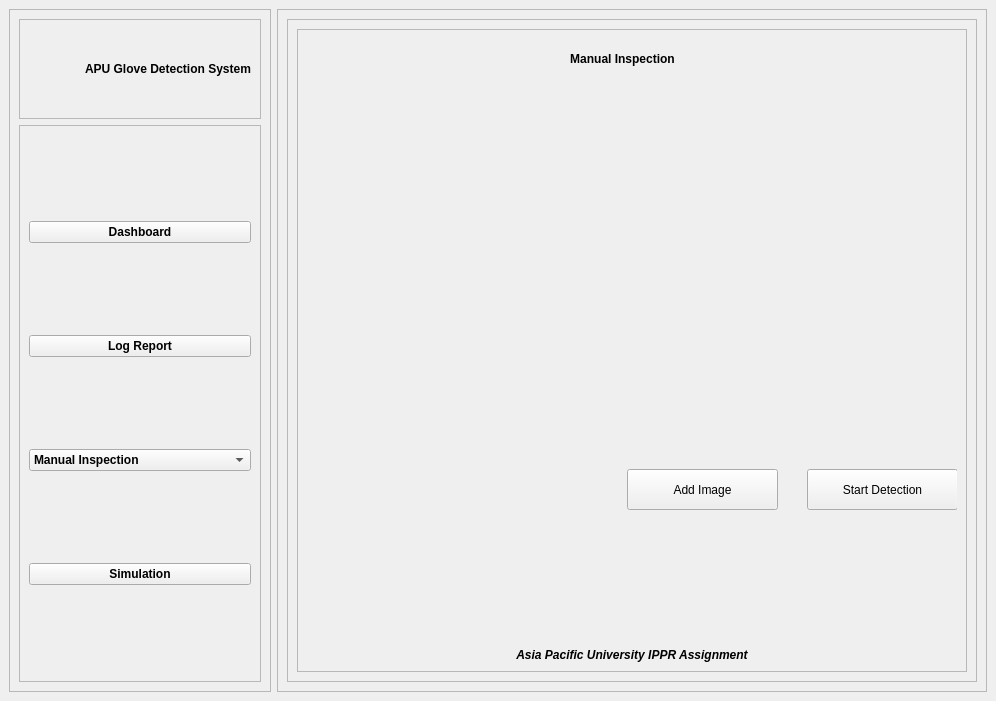
<?xml version="1.0" encoding="UTF-8"?>
<ui version="4.0">
 <class>MainWindow</class>
 <widget class="QMainWindow" name="MainWindow">
  <property name="geometry">
   <rect>
    <x>0</x>
    <y>0</y>
    <width>996</width>
    <height>701</height>
   </rect>
  </property>
  <property name="sizePolicy">
   <sizepolicy hsizetype="Preferred" vsizetype="Preferred">
    <horstretch>0</horstretch>
    <verstretch>0</verstretch>
   </sizepolicy>
  </property>
  <property name="minimumSize">
   <size>
    <width>996</width>
    <height>701</height>
   </size>
  </property>
  <property name="maximumSize">
   <size>
    <width>996</width>
    <height>701</height>
   </size>
  </property>
  <property name="windowTitle">
   <string>MainWindow</string>
  </property>
  <widget class="QWidget" name="centralwidget">
   <layout class="QHBoxLayout" name="horizontalLayout">
    <item>
     <widget class="QFrame" name="side_menu_frame">
      <property name="frameShape">
       <enum>QFrame::StyledPanel</enum>
      </property>
      <property name="frameShadow">
       <enum>QFrame::Raised</enum>
      </property>
      <layout class="QVBoxLayout" name="verticalLayout">
       <item>
        <widget class="QFrame" name="logo_label_frame">
         <property name="minimumSize">
          <size>
           <width>100</width>
           <height>100</height>
          </size>
         </property>
         <property name="maximumSize">
          <size>
           <width>500</width>
           <height>100</height>
          </size>
         </property>
         <property name="frameShape">
          <enum>QFrame::StyledPanel</enum>
         </property>
         <property name="frameShadow">
          <enum>QFrame::Raised</enum>
         </property>
         <layout class="QHBoxLayout" name="horizontalLayout_2">
          <item>
           <widget class="QLabel" name="logo_label">
            <property name="minimumSize">
             <size>
              <width>50</width>
              <height>50</height>
             </size>
            </property>
            <property name="maximumSize">
             <size>
              <width>50</width>
              <height>50</height>
             </size>
            </property>
            <property name="text">
             <string/>
            </property>
            <property name="pixmap">
             <pixmap resource="resources.qrc">:/Images/icons/Logo-APU-200.png</pixmap>
            </property>
            <property name="scaledContents">
             <bool>true</bool>
            </property>
           </widget>
          </item>
          <item>
           <widget class="QLabel" name="APU_Glove_Detection_System_label">
            <property name="enabled">
             <bool>true</bool>
            </property>
            <property name="sizePolicy">
             <sizepolicy hsizetype="Fixed" vsizetype="Preferred">
              <horstretch>0</horstretch>
              <verstretch>0</verstretch>
             </sizepolicy>
            </property>
            <property name="font">
             <font>
              <weight>75</weight>
              <bold>true</bold>
             </font>
            </property>
            <property name="text">
             <string>APU Glove Detection System</string>
            </property>
           </widget>
          </item>
         </layout>
        </widget>
       </item>
       <item>
        <widget class="QFrame" name="menu_frame">
         <property name="frameShape">
          <enum>QFrame::StyledPanel</enum>
         </property>
         <property name="frameShadow">
          <enum>QFrame::Raised</enum>
         </property>
         <layout class="QVBoxLayout" name="verticalLayout_2">
          <item>
           <widget class="QPushButton" name="DashboardButton">
            <property name="font">
             <font>
              <weight>75</weight>
              <bold>true</bold>
             </font>
            </property>
            <property name="text">
             <string>Dashboard</string>
            </property>
           </widget>
          </item>
          <item>
           <widget class="QPushButton" name="LogReportButton">
            <property name="font">
             <font>
              <weight>75</weight>
              <bold>true</bold>
             </font>
            </property>
            <property name="text">
             <string>Log Report</string>
            </property>
           </widget>
          </item>
          <item>
           <widget class="QComboBox" name="ManualinspectionBox">
            <property name="enabled">
             <bool>true</bool>
            </property>
            <property name="font">
             <font>
              <weight>75</weight>
              <bold>true</bold>
             </font>
            </property>
            <property name="layoutDirection">
             <enum>Qt::LeftToRight</enum>
            </property>
            <property name="editable">
             <bool>false</bool>
            </property>
            <property name="insertPolicy">
             <enum>QComboBox::InsertAtCurrent</enum>
            </property>
            <item>
             <property name="text">
              <string>Manual Inspection</string>
             </property>
            </item>
            <item>
             <property name="text">
              <string>Latex Glove</string>
             </property>
            </item>
            <item>
             <property name="text">
              <string>Plastic Glove</string>
             </property>
            </item>
            <item>
             <property name="text">
              <string>Silicone Glove</string>
             </property>
            </item>
            <item>
             <property name="text">
              <string>Cloth Glove</string>
             </property>
            </item>
           </widget>
          </item>
          <item>
           <widget class="QPushButton" name="SimulationButton">
            <property name="font">
             <font>
              <weight>75</weight>
              <bold>true</bold>
             </font>
            </property>
            <property name="text">
             <string>Simulation</string>
            </property>
           </widget>
          </item>
         </layout>
        </widget>
       </item>
      </layout>
     </widget>
    </item>
    <item>
     <widget class="QFrame" name="dashbord_main_frame">
      <property name="sizePolicy">
       <sizepolicy hsizetype="Preferred" vsizetype="Preferred">
        <horstretch>1</horstretch>
        <verstretch>0</verstretch>
       </sizepolicy>
      </property>
      <property name="frameShape">
       <enum>QFrame::StyledPanel</enum>
      </property>
      <property name="frameShadow">
       <enum>QFrame::Raised</enum>
      </property>
      <layout class="QVBoxLayout" name="verticalLayout_3">
       <item>
        <widget class="QFrame" name="label_info_frame">
         <property name="frameShape">
          <enum>QFrame::StyledPanel</enum>
         </property>
         <property name="frameShadow">
          <enum>QFrame::Raised</enum>
         </property>
         <layout class="QHBoxLayout" name="horizontalLayout_6">
          <item>
           <widget class="QFrame" name="info_frame">
            <property name="frameShape">
             <enum>QFrame::StyledPanel</enum>
            </property>
            <property name="frameShadow">
             <enum>QFrame::Raised</enum>
            </property>
            <layout class="QVBoxLayout" name="verticalLayout_5">
             <item>
              <widget class="QWidget" name="widget" native="true">
               <property name="sizePolicy">
                <sizepolicy hsizetype="Preferred" vsizetype="Preferred">
                 <horstretch>0</horstretch>
                 <verstretch>1</verstretch>
                </sizepolicy>
               </property>
               <widget class="QLabel" name="title_label_6">
                <property name="geometry">
                 <rect>
                  <x>0</x>
                  <y>10</y>
                  <width>631</width>
                  <height>20</height>
                 </rect>
                </property>
                <property name="font">
                 <font>
                  <weight>75</weight>
                  <bold>true</bold>
                 </font>
                </property>
                <property name="text">
                 <string>Manual Inspection</string>
                </property>
                <property name="alignment">
                 <set>Qt::AlignCenter</set>
                </property>
               </widget>
               <widget class="QLabel" name="PictureLabel">
                <property name="geometry">
                 <rect>
                  <x>10</x>
                  <y>40</y>
                  <width>641</width>
                  <height>360</height>
                 </rect>
                </property>
                <property name="sizePolicy">
                 <sizepolicy hsizetype="Minimum" vsizetype="Minimum">
                  <horstretch>0</horstretch>
                  <verstretch>0</verstretch>
                 </sizepolicy>
                </property>
                <property name="text">
                 <string/>
                </property>
                <property name="pixmap">
                 <pixmap>../../../../Downloads/3dvisu-A4MkgsyXt1Q-unsplash.jpg</pixmap>
                </property>
                <property name="scaledContents">
                 <bool>true</bool>
                </property>
               </widget>
               <widget class="QPushButton" name="AddImageBtn">
                <property name="geometry">
                 <rect>
                  <x>320</x>
                  <y>430</y>
                  <width>151</width>
                  <height>41</height>
                 </rect>
                </property>
                <property name="text">
                 <string>Add Image</string>
                </property>
               </widget>
               <widget class="QPushButton" name="StartDetectionBtn">
                <property name="geometry">
                 <rect>
                  <x>500</x>
                  <y>430</y>
                  <width>151</width>
                  <height>41</height>
                 </rect>
                </property>
                <property name="text">
                 <string>Start Detection</string>
                </property>
               </widget>
              </widget>
             </item>
             <item>
              <widget class="QLabel" name="info_label">
               <property name="font">
                <font>
                 <weight>75</weight>
                 <italic>true</italic>
                 <bold>true</bold>
                </font>
               </property>
               <property name="layoutDirection">
                <enum>Qt::LeftToRight</enum>
               </property>
               <property name="text">
                <string>Asia Pacific University IPPR Assignment</string>
               </property>
               <property name="alignment">
                <set>Qt::AlignCenter</set>
               </property>
              </widget>
             </item>
            </layout>
           </widget>
          </item>
         </layout>
        </widget>
       </item>
      </layout>
     </widget>
    </item>
   </layout>
  </widget>
 </widget>
 <resources>
  <include location="resources.qrc"/>
 </resources>
 <connections/>
</ui>
